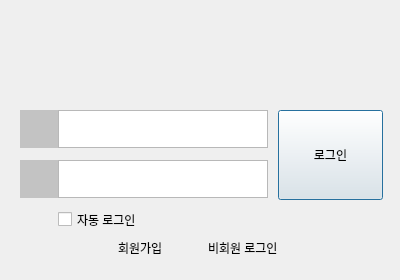
<?xml version="1.0" encoding="UTF-8"?>
<ui version="4.0">
 <class>Dialog</class>
 <widget class="QDialog" name="Dialog">
  <property name="geometry">
   <rect>
    <x>0</x>
    <y>0</y>
    <width>400</width>
    <height>280</height>
   </rect>
  </property>
  <property name="windowTitle">
   <string>General 5ho</string>
  </property>
  <property name="windowIcon">
   <iconset>
    <normaloff>../icon/dron.jpeg</normaloff>../icon/dron.jpeg</iconset>
  </property>
  <widget class="QLabel" name="Image2_Label">
   <property name="geometry">
    <rect>
     <x>20</x>
     <y>110</y>
     <width>38</width>
     <height>38</height>
    </rect>
   </property>
   <property name="sizePolicy">
    <sizepolicy hsizetype="Fixed" vsizetype="Fixed">
     <horstretch>0</horstretch>
     <verstretch>0</verstretch>
    </sizepolicy>
   </property>
   <property name="styleSheet">
    <string notr="true">background-color: rgb(195, 195, 195);</string>
   </property>
   <property name="text">
    <string/>
   </property>
   <property name="pixmap">
    <pixmap>../icon/user2.png</pixmap>
   </property>
   <property name="scaledContents">
    <bool>true</bool>
   </property>
  </widget>
  <widget class="QTextEdit" name="PW_editText">
   <property name="geometry">
    <rect>
     <x>58</x>
     <y>160</y>
     <width>210</width>
     <height>38</height>
    </rect>
   </property>
   <property name="sizePolicy">
    <sizepolicy hsizetype="Expanding" vsizetype="Fixed">
     <horstretch>0</horstretch>
     <verstretch>0</verstretch>
    </sizepolicy>
   </property>
  </widget>
  <widget class="QLabel" name="Signup_Label">
   <property name="geometry">
    <rect>
     <x>118</x>
     <y>240</y>
     <width>64</width>
     <height>15</height>
    </rect>
   </property>
   <property name="text">
    <string>회원가입</string>
   </property>
  </widget>
  <widget class="QCheckBox" name="Auto_login_checkBox">
   <property name="geometry">
    <rect>
     <x>58</x>
     <y>210</y>
     <width>111</width>
     <height>19</height>
    </rect>
   </property>
   <property name="text">
    <string>자동 로그인</string>
   </property>
  </widget>
  <widget class="QTextEdit" name="ID_editText">
   <property name="geometry">
    <rect>
     <x>58</x>
     <y>110</y>
     <width>210</width>
     <height>38</height>
    </rect>
   </property>
   <property name="sizePolicy">
    <sizepolicy hsizetype="Expanding" vsizetype="Fixed">
     <horstretch>0</horstretch>
     <verstretch>0</verstretch>
    </sizepolicy>
   </property>
  </widget>
  <widget class="QPushButton" name="Login_pushButton">
   <property name="geometry">
    <rect>
     <x>278</x>
     <y>110</y>
     <width>105</width>
     <height>90</height>
    </rect>
   </property>
   <property name="sizePolicy">
    <sizepolicy hsizetype="Expanding" vsizetype="Expanding">
     <horstretch>0</horstretch>
     <verstretch>0</verstretch>
    </sizepolicy>
   </property>
   <property name="text">
    <string>로그인</string>
   </property>
   <property name="iconSize">
    <size>
     <width>20</width>
     <height>20</height>
    </size>
   </property>
  </widget>
  <widget class="QLabel" name="Image3_Label">
   <property name="geometry">
    <rect>
     <x>20</x>
     <y>160</y>
     <width>38</width>
     <height>38</height>
    </rect>
   </property>
   <property name="sizePolicy">
    <sizepolicy hsizetype="Fixed" vsizetype="Fixed">
     <horstretch>0</horstretch>
     <verstretch>0</verstretch>
    </sizepolicy>
   </property>
   <property name="styleSheet">
    <string notr="true">background-color: rgb(195, 195, 195);</string>
   </property>
   <property name="text">
    <string/>
   </property>
   <property name="pixmap">
    <pixmap>../icon/key3.png</pixmap>
   </property>
   <property name="scaledContents">
    <bool>true</bool>
   </property>
  </widget>
  <widget class="QLabel" name="NonMember_Login_Label">
   <property name="geometry">
    <rect>
     <x>208</x>
     <y>240</y>
     <width>101</width>
     <height>16</height>
    </rect>
   </property>
   <property name="text">
    <string>비회원 로그인</string>
   </property>
  </widget>
  <widget class="QLabel" name="Image1_Label">
   <property name="geometry">
    <rect>
     <x>138</x>
     <y>5</y>
     <width>101</width>
     <height>101</height>
    </rect>
   </property>
   <property name="layoutDirection">
    <enum>Qt::LeftToRight</enum>
   </property>
   <property name="styleSheet">
    <string notr="true"/>
   </property>
   <property name="text">
    <string/>
   </property>
   <property name="pixmap">
    <pixmap>../icon/user1.png</pixmap>
   </property>
   <property name="scaledContents">
    <bool>true</bool>
   </property>
  </widget>
 </widget>
 <resources/>
 <connections/>
</ui>
